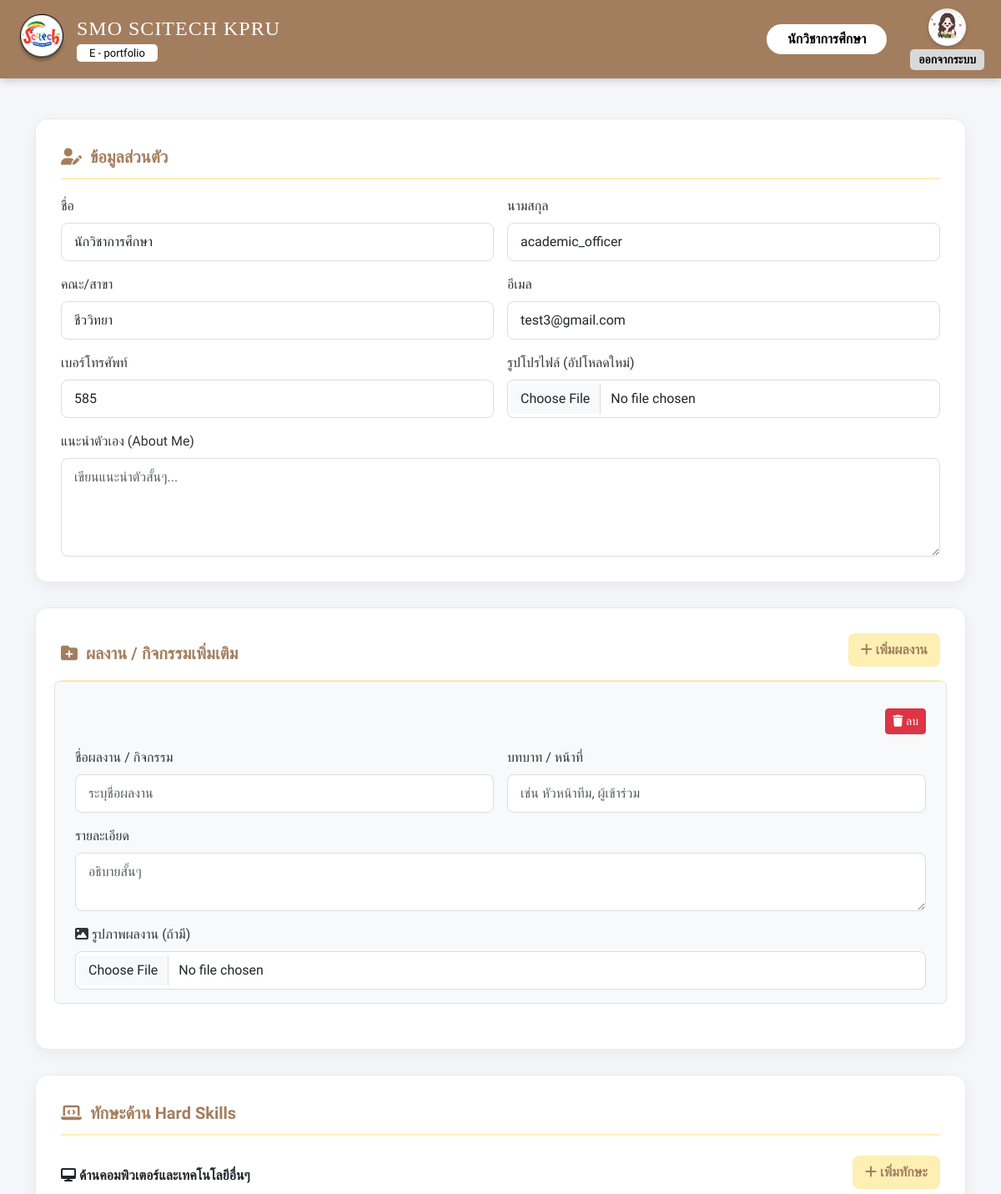
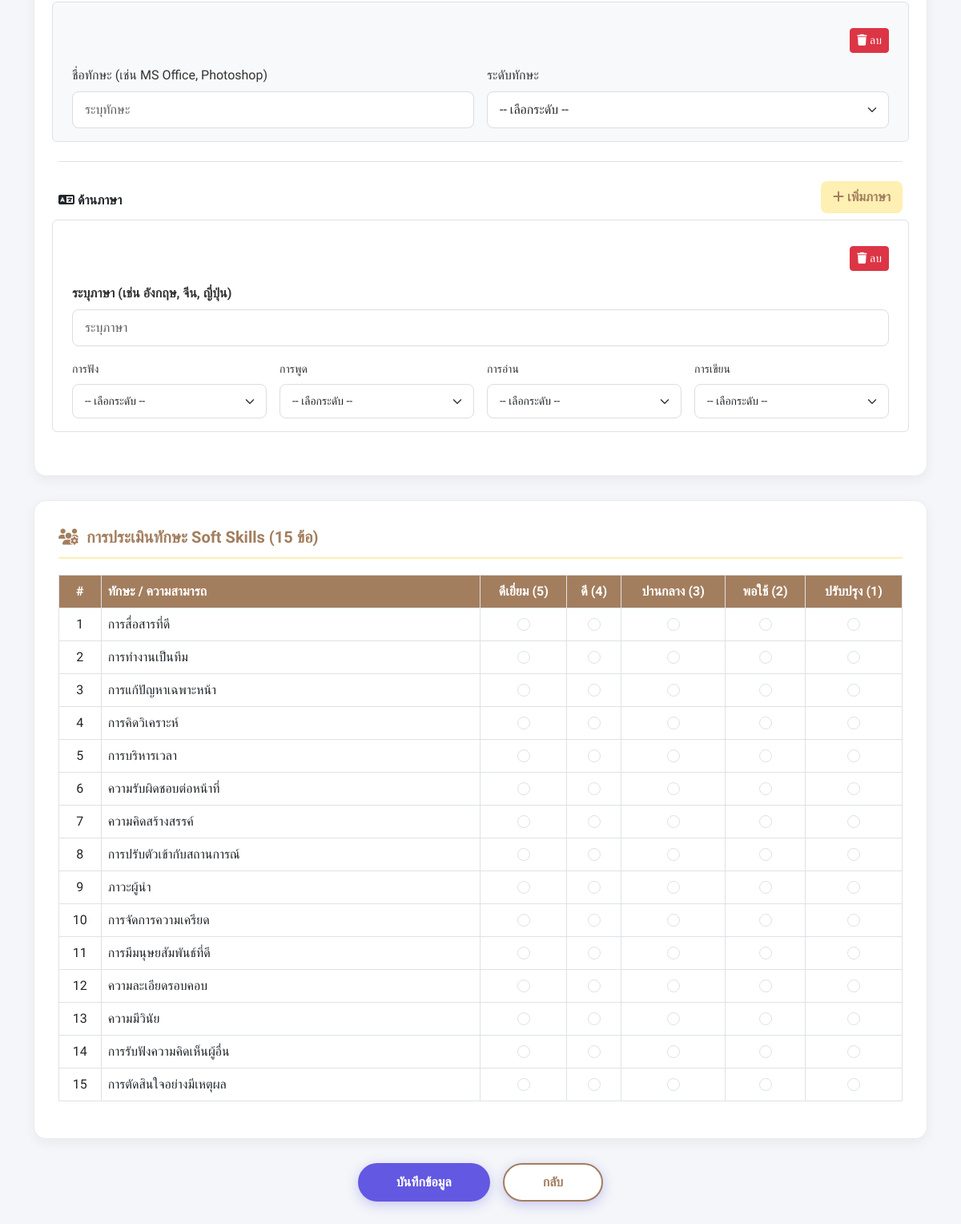
Page /edit_e-portfolio.php (signed in) on the committed database (2 pictures, top to bottom).
### tables this page shows
CREATE TABLE `users` (
  `user_id` int(11) NOT NULL,
  `first_name` varchar(100) NOT NULL,
  `last_name` varchar(100) NOT NULL,
  `profile_image` varchar(255) DEFAULT 'default.png',
  `idstudent` varchar(191) DEFAULT NULL,
  `email` varchar(255) DEFAULT NULL,
  `phone` varchar(20) DEFAULT NULL COMMENT 'เบอร์โทรศัพท์',
  `about_me` text DEFAULT NULL,
  `password` varchar(255) NOT NULL,
  `academic_year` varchar(4) DEFAULT NULL,
  `year_level` varchar(50) DEFAULT NULL,
  `department` varchar(100) DEFAULT NULL,
  `reset_token` varchar(255) DEFAULT NULL,
  `reset_expiry` datetime DEFAULT NULL,
  `status` enum('active','inactive') NOT NULL DEFAULT 'active',
  `userrole` enum('executive','academic_officer','club_president','club_member') DEFAULT NULL,
  `membership_status` enum('pending','member','no_member') NOT NULL DEFAULT 'pending',
  `created_at` timestamp NOT NULL DEFAULT current_timestamp(),
  `deleted_at` datetime DEFAULT NULL,
  `hard_skill_computer` varchar(255) DEFAULT NULL,
  `comp_level` varchar(50) DEFAULT NULL,
  `hard_skill_lang` varchar(255) DEFAULT NULL,
  `lang_listen` varchar(50) DEFAULT NULL,
  `lang_speak` varchar(50) DEFAULT NULL,
  `lang_read` varchar(50) DEFAULT NULL,
  `lang_write` varchar(50) DEFAULT NULL
);

### edit_e-portfolio.php (the view, shortened to what the rows shown need)
<?php
include 'db.php';
$user_id = $_SESSION['user_id'];
$sql_user = "SELECT * FROM users WHERE user_id = ?";
$stmt_user = $conn->prepare($sql_user);
$stmt_user->bind_param("i", $user_id);
$stmt_user->execute();
$user_profile = $stmt_user->get_result()->fetch_assoc();
$first_name = $user_profile['first_name'] ?? 'ผู้ใช้งาน';
$profile_image_file = (!empty($user_profile['profile_image']) && $user_profile['profile_image'] != 'default.png') ? $user_profile['profile_image'] : 'default.png';
$profile_image_url = 'uploads/profiles/' . $profile_image_file;
?>
<!DOCTYPE html>
<html lang="th">
<head>
    <link href="https://cdn.jsdelivr.net/npm/bootstrap@5.3.0/dist/css/bootstrap.min.css" rel="stylesheet">
    <link href="https://cdnjs.cloudflare.com/ajax/libs/font-awesome/6.4.0/css/all.min.css" rel="stylesheet">
</head>
<body>
    <nav class="top-navbar">
        <div class="d-flex align-items-center">
            <span class="d-none d-sm-block fw-bold me-2 login-pill-btn"><?php echo htmlspecialchars($first_name); ?></span>
            <div class="logout-area">
                <a href="user_management.php"><img src="<?php echo $profile_image_url; ?>" alt="Profile" style="width: 45px; height: 45px; border-radius: 50%; object-fit: cover; box-shadow: 0 2px 5px rgba(0,0,0,0.2);"></a>
                <a href="logout.php" class="logout-text mt-1">ออกจากระบบ</a>
            </div>
        </div>
    </nav>
    <div class="container my-5">
        <form action="update_portfolio.php" method="POST" enctype="multipart/form-data">
            <div class="form-section">
                <div class="row g-3">
                    <div class="col-md-6"><label class="form-label">ชื่อ</label><input type="text" class="form-control" name="first_name" value="<?php echo htmlspecialchars($user_profile['first_name'] ?? ''); ?>" required></div>
                    <div class="col-md-6"><label class="form-label">นามสกุล</label><input type="text" class="form-control" name="last_name" value="<?php echo htmlspecialchars($user_profile['last_name'] ?? ''); ?>" required></div>
                    <div class="col-md-6"><label class="form-label">คณะ/สาขา</label><input type="text" class="form-control" name="department" value="<?php echo htmlspecialchars($user_profile['department'] ?? ''); ?>"></div>
                    <div class="col-md-6"><label class="form-label">อีเมล</label><input type="email" class="form-control" name="email" value="<?php echo htmlspecialchars($user_profile['email'] ?? ''); ?>"></div>
                    <div class="col-md-6"><label class="form-label">เบอร์โทรศัพท์</label><input type="text" class="form-control" name="phone" value="<?php echo htmlspecialchars($user_profile['phone'] ?? ''); ?>"></div>
                </div>
            </div>
            <div class="form-section">
                <div class="table-responsive">
                    <table class="table table-hover table-bordered skill-table align-middle">
                        <thead style="background-color: var(--top-bar-bg); color: white;">
                            <tr>
                                <th style="width: 5%; background-color: transparent; color: white;">#</th>
                                <th style="width: 45%; text-align: left; background-color: transparent; color: white;">ทักษะ / ความสามารถ</th>
                                <th style="background-color: transparent; color: white;">ดีเยี่ยม (5)</th>
                                <th style="background-color: transparent; color: white;">ดี (4)</th>
                                <th style="background-color: transparent; color: white;">ปานกลาง (3)</th>
                                <th style="background-color: transparent; color: white;">พอใช้ (2)</th>
                                <th style="background-color: transparent; color: white;">ปรับปรุง (1)</th>
                            </tr>
                        </thead>
                    </table>
                </div>
            </div>
        </form>
    </div>
</body>
</html>

### rows in the picture
users: first_name "นักวิชาการศึกษา", profile_image (picture), last_name "academic_officer", department "ชีววิทยา", email "test3@gmail.com", phone "585"

### other values in the picture
$skill_name "การสื่อสารที่ดี"
$skill_name "การทำงานเป็นทีม"
$skill_name "การแก้ปัญหาเฉพาะหน้า"
$skill_name "การคิดวิเคราะห์"
$skill_name "การบริหารเวลา"
$skill_name "ความรับผิดชอบต่อหน้าที่"
$skill_name "ความคิดสร้างสรรค์"
$skill_name "การปรับตัวเข้ากับสถานการณ์"
$skill_name "ภาวะผู้นำ"
$skill_name "การจัดการความเครียด"
$skill_name "การมีมนุษยสัมพันธ์ที่ดี"
$skill_name "ความละเอียดรอบคอบ"
$skill_name "ความมีวินัย"
$skill_name "การรับฟังความคิดเห็นผู้อื่น"
$skill_name "การตัดสินใจอย่างมีเหตุผล"
